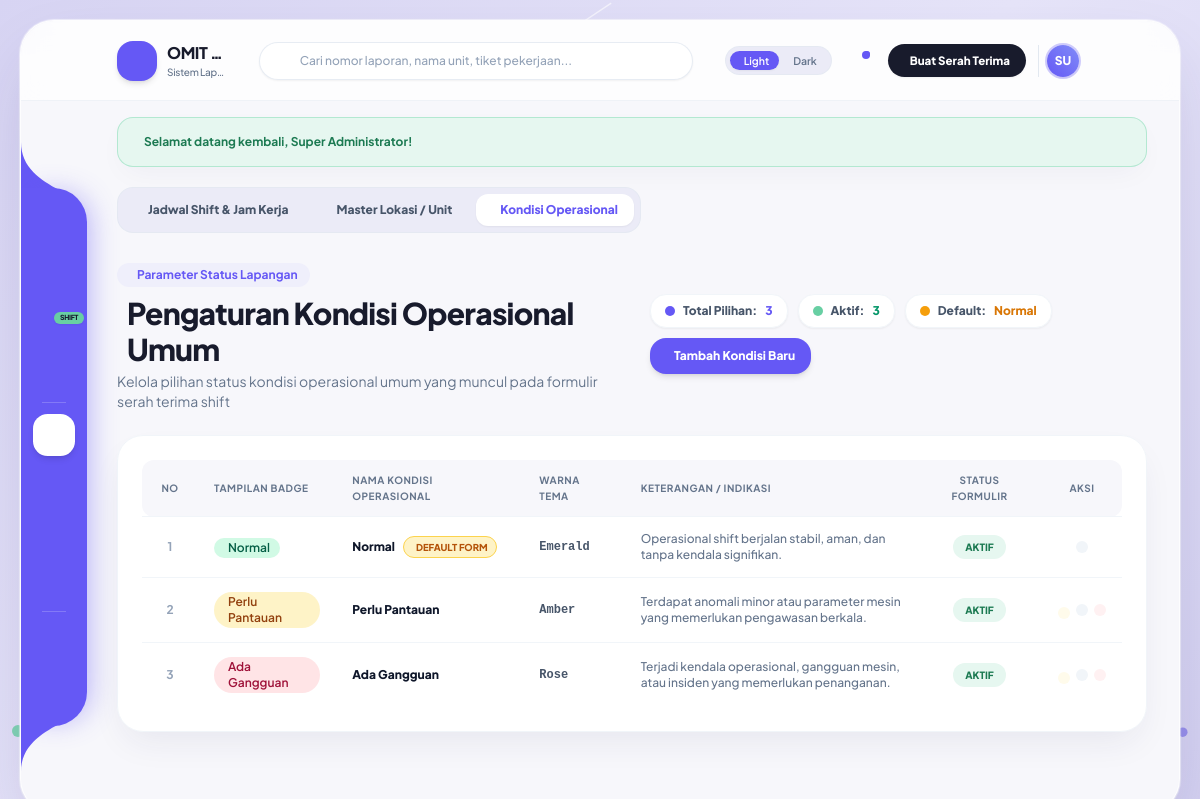
/master/kondisi.php (signed in), run on the app's committed database.
### tables this page shows
CREATE TABLE `users` (
  `id` int(11) NOT NULL AUTO_INCREMENT,
  `nama_lengkap` varchar(100) NOT NULL,
  `username` varchar(50) NOT NULL,
  `email` varchar(120) DEFAULT NULL,
  `no_wa` varchar(30) DEFAULT NULL,
  `password` varchar(255) NOT NULL,
  `role` enum('superadmin','admin','user') NOT NULL DEFAULT 'user',
  `jabatan` varchar(100) DEFAULT NULL,
  `foto` varchar(255) DEFAULT NULL,
  `ttd_type` enum('barcode','upload','canvas') NOT NULL DEFAULT 'barcode',
  `ttd_file` varchar(255) DEFAULT NULL,
  `status` enum('aktif','nonaktif') NOT NULL DEFAULT 'aktif',
  `created_at` timestamp NOT NULL DEFAULT current_timestamp(),
  `updated_at` timestamp NOT NULL DEFAULT current_timestamp() ON UPDATE current_timestamp(),
  PRIMARY KEY (`id`),
  UNIQUE KEY `username` (`username`),
  KEY `idx_users_role_status` (`role`,`status`),
  KEY `idx_users_status_nama` (`status`,`nama_lengkap`),
  KEY `idx_users_email` (`email`)
);

CREATE TABLE `master_kondisi` (
  `id` int(11) NOT NULL AUTO_INCREMENT,
  `nama_kondisi` varchar(50) NOT NULL,
  `badge_color` varchar(20) NOT NULL DEFAULT 'emerald',
  `keterangan` varchar(255) DEFAULT NULL,
  `is_default` tinyint(1) NOT NULL DEFAULT 0,
  `status` enum('aktif','nonaktif') NOT NULL DEFAULT 'aktif',
  `urutan` int(11) NOT NULL DEFAULT 0,
  `created_at` timestamp NOT NULL DEFAULT current_timestamp(),
  PRIMARY KEY (`id`),
  UNIQUE KEY `nama_kondisi` (`nama_kondisi`)
);

### master/kondisi.php (the view, shortened to what the rows shown need)
<?php
require_once __DIR__ . '/../config/database.php';
require_once __DIR__ . '/../includes/auth.php';
require_once __DIR__ . '/../includes/functions.php';
$kondisis = $pdo->query("SELECT * FROM master_kondisi ORDER BY is_default DESC, urutan ASC, id ASC")->fetchAll(PDO::FETCH_ASSOC);
require_once __DIR__ . '/../includes/header.php';
$defaultKondisi = 'Normal';
foreach ($kondisis as $k) {
    if ($k['is_default']) $defaultKondisi = $k['nama_kondisi'];
}
?>
<div class="space-y-6 w-full animate-stagger-1 pb-12">
  <div class="flex flex-col lg:flex-row lg:items-center justify-between gap-4">
    <div>
      <h2 class="text-2xl sm:text-3xl font-extrabold text-[#181b2c] dark:text-white tracking-tight flex items-center gap-2.5">
        <span>Pengaturan Kondisi Operasional Umum</span>
      </h2>
    </div>
    <div class="flex items-center gap-2.5 flex-wrap">
      <div class="px-3.5 py-2 rounded-2xl bg-white dark:bg-[#1b1e30] border border-slate-100 dark:border-slate-800 shadow-sm flex items-center gap-2 text-xs font-extrabold">
        <span class="w-2.5 h-2.5 rounded-full bg-amber-500"></span>
        <span class="text-slate-600 dark:text-slate-300">Default:</span>
        <span class="text-amber-600 dark:text-amber-400"><?= sanitize($defaultKondisi) ?></span>
      </div>
    </div>
  </div>
  <div class="bg-white dark:bg-[#1b1e30] rounded-[26px] border border-slate-100 dark:border-slate-800/80 shadow-feature p-6 widget-card">
    <div class="overflow-x-auto">
      <table class="w-full text-left text-xs">
        <thead class="bg-[#f7f7fb] dark:bg-[#151828] text-slate-500 uppercase font-extrabold text-[10px] tracking-wider border-b border-slate-100 dark:border-slate-800">
          <tr>
            <th class="py-3 px-4 rounded-l-xl w-14 text-center">No</th>
            <th class="py-3 px-4">Tampilan Badge</th>
            <th class="py-3 px-4">Nama Kondisi Operasional</th>
            <th class="py-3 px-4">Warna Tema</th>
            <th class="py-3 px-4">Keterangan / Indikasi</th>
            <th class="py-3 px-4 text-center">Status Formulir</th>
            <th class="py-3 px-4 text-center rounded-r-xl">Aksi</th>
          </tr>
        </thead>
        <tbody class="divide-y divide-slate-100 dark:divide-slate-800/80 font-medium">
          <?php if (empty($kondisis)): ?>
            <tr>
              <td colspan="7" class="py-8 text-center text-slate-400 font-bold">
                Belum ada pilihan kondisi operasional. Tambahkan pilihan baru di atas.
              </td>
            </tr>
          <?php else: ?>
            <?php foreach ($kondisis as $idx => $k): ?>
              <tr class="hover:bg-[#f7f7fb] dark:hover:bg-slate-800/50 transition">
                <td class="py-3.5 px-4 text-center text-slate-400 font-bold">
                  <?= $idx + 1 ?>
                </td>
                <td class="py-3.5 px-4 font-bold">
                  <?= badge_kondisi_operasional($k['nama_kondisi']) ?>
                </td>
                <td class="py-3.5 px-4 font-black text-slate-900 dark:text-white">
                  <div class="flex items-center gap-2">
                    <span><?= sanitize($k['nama_kondisi']) ?></span>
                    <?php if ($k['is_default']): ?>
                      <span class="px-2 py-0.5 rounded-full bg-amber-100 dark:bg-amber-950/60 text-amber-700 dark:text-amber-300 text-[9.5px] font-black border border-amber-300 dark:border-amber-800 flex items-center gap-1">
                        <span>DEFAULT FORM</span>
                      </span>
                    <?php endif; ?>
                  </div>
                </td>
                <td class="py-3.5 px-4 font-mono font-bold text-slate-600 dark:text-slate-300">
                  <span class="capitalize"><?= sanitize($k['badge_color']) ?></span>
                </td>
                <td class="py-3.5 px-4 text-slate-500 dark:text-slate-400 max-w-xs">
                  <?= sanitize($k['keterangan'] ?: '-') ?>
                </td>
                <td class="py-3.5 px-4 text-center">
                  <form method="POST" action="" class="inline">
                    <button type="submit"
                            class="px-3 py-1 rounded-full text-[10px] font-black transition cursor-pointer <?= $k['status'] === 'aktif' ? 'bg-[#e6f7f0] text-[#1c7a52] hover:bg-emerald-200 dark:bg-emerald-950/60 dark:text-emerald-300' : 'bg-slate-200 text-slate-600 hover:bg-slate-300 dark:bg-slate-800 dark:text-slate-400' ?>">
                      <?= strtoupper($k['status']) ?>
                    </button>
                  </form>
                </td>
                <td class="py-3.5 px-4 text-center">
                  <div class="flex items-center justify-center gap-1.5">
                    <?php if (!$k['is_default']): ?>
                      <form method="POST" action="" class="inline" title="Jadikan Pilihan Default Formulir">
                        <button type="submit" class="p-1.5 rounded-lg bg-amber-50 hover:bg-amber-100 text-amber-700 dark:bg-amber-950/40 dark:hover:bg-amber-900/60 dark:text-amber-300 transition cursor-pointer">
                        </button>
                      </form>
                    <?php endif; ?>
                    <button type="button"
                            onclick="openEditModal(<?= htmlspecialchars(json_encode($k), ENT_QUOTES, 'UTF-8') ?>)"
                            class="p-1.5 rounded-lg bg-slate-100 hover:bg-slate-200 text-slate-600 dark:bg-slate-800 dark:hover:bg-slate-700 dark:text-slate-300 transition cursor-pointer"
                            title="Edit Kondisi">
                    </button>
                    <?php if (!$k['is_default']): ?>
                      <button type="button"
                              onclick="openDeleteModal(<?= $k['id'] ?>, '<?= addslashes(sanitize($k['nama_kondisi'])) ?>')"
                              class="p-1.5 rounded-lg bg-rose-50 hover:bg-rose-100 text-rose-600 dark:bg-rose-950/40 dark:hover:bg-rose-900/60 dark:text-rose-300 transition cursor-pointer"
                              title="Hapus Kondisi">
                      </button>
                    <?php endif; ?>
                  </div>
                </td>
              </tr>
            <?php endforeach; ?>
          <?php endif; ?>
        </tbody>
      </table>
    </div>
  </div>
</div>
<?php require_once __DIR__ . '/../includes/footer.php'; ?>

### includes/header.php (shortened to what the rows shown need)
<?php
require_once __DIR__ . '/../config/database.php';
require_once __DIR__ . '/auth.php';
require_once __DIR__ . '/functions.php';
$user = current_user();
?>
<!DOCTYPE html>
<html lang="id" class="light">
<head>
  <script src="https://cdn.tailwindcss.com"></script>
  <link rel="stylesheet" href="<?= BASE_URL ?>assets/css/style.css" />
</head>
<body class="p-2 sm:p-4 lg:p-5 flex items-center justify-center min-h-screen md:h-screen md:overflow-hidden relative select-none">
  <div id="app-shell" class="relative z-10 w-full max-w-[1580px] min-h-[92vh] md:h-[calc(100vh-1.5rem)] lg:h-[calc(100vh-2.5rem)] bg-[#f7f7fb] dark:bg-[#131522] rounded-3xl lg:rounded-[34px] shadow-shell border border-white/80 dark:border-slate-800/80 transition-colors duration-300 overflow-hidden flex flex-col">
    <header class="shrink-0 w-full h-16 sm:h-20 px-3.5 sm:px-6 md:pl-24 md:pr-8 flex items-center justify-between gap-2 sm:gap-4 border-b border-slate-200/50 dark:border-slate-800/60 bg-white/70 dark:bg-[#131522]/80 backdrop-blur-md z-20 sticky top-0 transition-colors">
      <div class="flex items-center gap-2 sm:gap-3 shrink-0">
        <div class="flex items-center gap-1.5 pl-1.5 sm:pl-2 border-l border-slate-200 dark:border-slate-800 shrink-0">
          <a href="<?= BASE_URL ?>profile.php" class="flex items-center gap-2 group hover:opacity-90 transition" title="Pengaturan Profil Saya">
            <div class="relative w-8 h-8 rounded-full overflow-hidden ring-2 ring-[#6558f5]/30 group-hover:ring-[#6558f5] transition-all bg-gradient-to-tr from-[#6558f5] to-indigo-400 text-white flex items-center justify-center font-black text-xs shadow-sm">
              <?php $hdrAvatar = get_user_avatar_url($user['foto'] ?? null); ?>
              <?php if ($hdrAvatar): ?>
                <img src="<?= $hdrAvatar ?>" alt="Foto" class="w-full h-full object-cover">
              <?php else: ?>
                <span><?= strtoupper(substr($user['nama_lengkap'] ?? 'U', 0, 2)) ?></span>
              <?php endif; ?>
            </div>
          </a>
        </div>
      </div>
    </header>
    <main class="flex-1 overflow-y-auto px-4 sm:px-8 md:pl-24 md:pr-8 pb-24 md:pb-8 pt-4">

### includes/functions.php (shortened to what the rows shown need)
<?php
require_once __DIR__ . '/../config/app.php';
function sanitize(?string $data): string {
    return htmlspecialchars(trim((string)($data ?? '')), ENT_QUOTES, 'UTF-8');
}
function get_user_avatar_url(?string $foto): ?string {
    if (empty($foto)) {
        return null;
    }
    return null;
}
function badge_kondisi_operasional(string $kondisi): string {
    static $kondisiCache = null;
    if ($kondisiCache === null) {
        global $pdo;
        $kondisiCache = [];
        if (isset($pdo)) {
            try {
                $rows = $pdo->query("SELECT nama_kondisi, badge_color FROM master_kondisi")->fetchAll(PDO::FETCH_KEY_PAIR);
                $kondisiCache = $rows ?: [];
            } catch (Exception $e) {}
        }
    }
    $color = $kondisiCache[$kondisi] ?? null;
    $colorMap = [
        'emerald' => ['bg' => 'bg-emerald-100 text-emerald-800 dark:bg-emerald-900/40 dark:text-emerald-300', 'icon' => 'ph-check-circle'],
        'amber'   => ['bg' => 'bg-amber-100 text-amber-800 dark:bg-amber-900/40 dark:text-amber-300', 'icon' => 'ph-eye'],
        'rose'    => ['bg' => 'bg-rose-100 text-rose-800 dark:bg-rose-900/40 dark:text-rose-300', 'icon' => 'ph-warning'],
        'indigo'  => ['bg' => 'bg-indigo-100 text-indigo-800 dark:bg-indigo-900/40 dark:text-indigo-300', 'icon' => 'ph-info'],
        'purple'  => ['bg' => 'bg-purple-100 text-[#6558f5] dark:bg-purple-950/60 dark:text-purple-300', 'icon' => 'ph-sparkle'],
        'blue'    => ['bg' => 'bg-blue-100 text-blue-800 dark:bg-blue-900/40 dark:text-blue-300', 'icon' => 'ph-gear'],
        'slate'   => ['bg' => 'bg-slate-100 text-slate-700 dark:bg-slate-800 dark:text-slate-300', 'icon' => 'ph-circle']
    ];
    $cfg = $colorMap[$color] ?? $colorMap['indigo'];
    return '<span class="inline-flex items-center px-2.5 py-0.5 rounded-full text-xs font-semibold ' . $cfg['bg'] . '"><i class="ph-bold ' . $cfg['icon'] . ' mr-1"></i> ' . sanitize($kondisi) . '</span>';
}

### data on the page
users: nama_lengkap "SU"
master_kondisi: nama_kondisi "Normal", is_default "DEFAULT FORM", badge_color "Emerald", keterangan "Operasional shift berjalan stabil, aman, dan tanpa kendala signifikan.", status "AKTIF"
master_kondisi: nama_kondisi "Perlu Pantauan", badge_color "Amber", keterangan "Terdapat anomali minor atau parameter mesin yang memerlukan pengawasan berkala.", status "AKTIF"
master_kondisi: nama_kondisi "Ada Gangguan", badge_color "Rose", keterangan "Terjadi kendala operasional, gangguan mesin, atau insiden yang memerlukan penanganan.", status "AKTIF"

### other printed values
$appName "OMIT…"
$appFullName "Sistem Lap…"
$msgText "Selamat datang kembali, Super Administrator!"
count($kondisis) "3"
$totalAktif "3"
